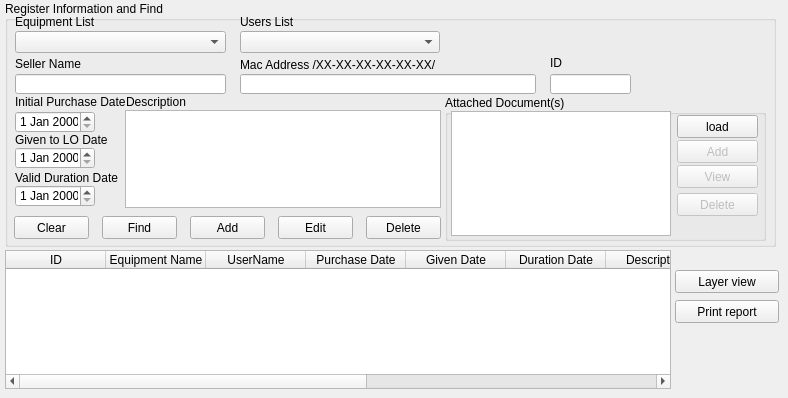
   <widget class="QWidget" name="Equipmentlist">
    <attribute name="title">
     <string>Equipment List</string>
    </attribute>
    <widget class="QTableWidget" name="equipment_twidget">
     <property name="geometry">
      <rect>
       <x>5</x>
       <y>250</y>
       <width>666</width>
       <height>139</height>
      </rect>
     </property>
     <column>
      <property name="text">
       <string>ID</string>
      </property>
     </column>
     <column>
      <property name="text">
       <string>Equipment Name</string>
      </property>
     </column>
     <column>
      <property name="text">
       <string>UserName</string>
      </property>
     </column>
     <column>
      <property name="text">
       <string>Purchase Date</string>
      </property>
     </column>
     <column>
      <property name="text">
       <string>Given Date</string>
      </property>
     </column>
     <column>
      <property name="text">
       <string>Duration Date</string>
      </property>
     </column>
     <column>
      <property name="text">
       <string>Description</string>
      </property>
     </column>
     <column>
      <property name="text">
       <string>Mac Address</string>
      </property>
     </column>
     <column>
      <property name="text">
       <string>Seller Name</string>
      </property>
     </column>
     <column>
      <property name="text">
       <string>Aimag</string>
      </property>
     </column>
     <column>
      <property name="text">
       <string>Soum</string>
      </property>
     </column>
    </widget>
    <widget class="QGroupBox" name="groupBox_15">
     <property name="geometry">
      <rect>
       <x>5</x>
       <y>1</y>
       <width>771</width>
       <height>246</height>
      </rect>
     </property>
     <property name="title">
      <string>Register Information and Find</string>
     </property>
     <widget class="QLabel" name="label_40">
      <property name="geometry">
       <rect>
        <x>235</x>
        <y>13</y>
        <width>200</width>
        <height>16</height>
       </rect>
      </property>
      <property name="text">
       <string>Users List</string>
      </property>
     </widget>
     <widget class="QLineEdit" name="id_equipment_edit">
      <property name="geometry">
       <rect>
        <x>545</x>
        <y>73</y>
        <width>81</width>
        <height>20</height>
       </rect>
      </property>
      <property name="readOnly">
       <bool>true</bool>
      </property>
     </widget>
     <widget class="QLabel" name="label_15">
      <property name="geometry">
       <rect>
        <x>10</x>
        <y>131</y>
        <width>106</width>
        <height>16</height>
       </rect>
      </property>
      <property name="text">
       <string>Given to LO Date</string>
      </property>
     </widget>
     <widget class="QDateEdit" name="given_date">
      <property name="geometry">
       <rect>
        <x>10</x>
        <y>146</y>
        <width>80</width>
        <height>22</height>
       </rect>
      </property>
     </widget>
     <widget class="QDateEdit" name="duration_date">
      <property name="geometry">
       <rect>
        <x>10</x>
        <y>184</y>
        <width>80</width>
        <height>22</height>
       </rect>
      </property>
     </widget>
     <widget class="QGroupBox" name="documents_groupbox">
      <property name="geometry">
       <rect>
        <x>440</x>
        <y>94</y>
        <width>321</width>
        <height>146</height>
       </rect>
      </property>
      <property name="title">
       <string>Attached Document(s)</string>
      </property>
      <widget class="QListWidget" name="equipment_doc_twidget">
       <property name="geometry">
        <rect>
         <x>6</x>
         <y>16</y>
         <width>220</width>
         <height>125</height>
        </rect>
       </property>
       <property name="editTriggers">
        <set>QAbstractItemView::NoEditTriggers</set>
       </property>
      </widget>
      <widget class="QPushButton" name="add_equip_doc_button">
       <property name="enabled">
        <bool>false</bool>
       </property>
       <property name="geometry">
        <rect>
         <x>232</x>
         <y>45</y>
         <width>81</width>
         <height>23</height>
        </rect>
       </property>
       <property name="text">
        <string>Add</string>
       </property>
      </widget>
      <widget class="QPushButton" name="delete_equip_doc_button">
       <property name="enabled">
        <bool>false</bool>
       </property>
       <property name="geometry">
        <rect>
         <x>232</x>
         <y>98</y>
         <width>81</width>
         <height>23</height>
        </rect>
       </property>
       <property name="text">
        <string>Delete</string>
       </property>
      </widget>
      <widget class="QPushButton" name="view_equip_doc_button">
       <property name="enabled">
        <bool>false</bool>
       </property>
       <property name="geometry">
        <rect>
         <x>232</x>
         <y>70</y>
         <width>81</width>
         <height>23</height>
        </rect>
       </property>
       <property name="text">
        <string>View</string>
       </property>
      </widget>
      <widget class="QPushButton" name="load_equip_doc_button">
       <property name="enabled">
        <bool>true</bool>
       </property>
       <property name="geometry">
        <rect>
         <x>232</x>
         <y>20</y>
         <width>81</width>
         <height>23</height>
        </rect>
       </property>
       <property name="text">
        <string>load</string>
       </property>
      </widget>
     </widget>
     <widget class="QLabel" name="label_41">
      <property name="geometry">
       <rect>
        <x>10</x>
        <y>55</y>
        <width>200</width>
        <height>16</height>
       </rect>
      </property>
      <property name="text">
       <string>Seller Name</string>
      </property>
     </widget>
     <widget class="QComboBox" name="equipment_list_cbox">
      <property name="geometry">
       <rect>
        <x>10</x>
        <y>30</y>
        <width>211</width>
        <height>22</height>
       </rect>
      </property>
     </widget>
     <widget class="QDateEdit" name="initial_date">
      <property name="geometry">
       <rect>
        <x>10</x>
        <y>110</y>
        <width>80</width>
        <height>22</height>
       </rect>
      </property>
     </widget>
     <widget class="QLineEdit" name="seller_name_edit">
      <property name="geometry">
       <rect>
        <x>10</x>
        <y>73</y>
        <width>211</width>
        <height>20</height>
       </rect>
      </property>
     </widget>
     <widget class="QPushButton" name="add_equipment_button">
      <property name="geometry">
       <rect>
        <x>185</x>
        <y>215</y>
        <width>75</width>
        <height>23</height>
       </rect>
      </property>
      <property name="text">
       <string>Add</string>
      </property>
     </widget>
     <widget class="QLineEdit" name="mac_address_edit">
      <property name="geometry">
       <rect>
        <x>235</x>
        <y>73</y>
        <width>296</width>
        <height>20</height>
       </rect>
      </property>
     </widget>
     <widget class="QPushButton" name="delete_equipment_button">
      <property name="geometry">
       <rect>
        <x>361</x>
        <y>215</y>
        <width>75</width>
        <height>23</height>
       </rect>
      </property>
      <property name="text">
       <string>Delete</string>
      </property>
     </widget>
     <widget class="QTextEdit" name="equipment_desc_text">
      <property name="geometry">
       <rect>
        <x>120</x>
        <y>109</y>
        <width>316</width>
        <height>98</height>
       </rect>
      </property>
     </widget>
     <widget class="QLabel" name="label_39">
      <property name="geometry">
       <rect>
        <x>10</x>
        <y>13</y>
        <width>200</width>
        <height>16</height>
       </rect>
      </property>
      <property name="text">
       <string>Equipment List</string>
      </property>
     </widget>
     <widget class="QPushButton" name="edit_equipment_button">
      <property name="geometry">
       <rect>
        <x>273</x>
        <y>215</y>
        <width>75</width>
        <height>23</height>
       </rect>
      </property>
      <property name="text">
       <string>Edit</string>
      </property>
     </widget>
     <widget class="QLabel" name="label_38">
      <property name="geometry">
       <rect>
        <x>10</x>
        <y>169</y>
        <width>116</width>
        <height>16</height>
       </rect>
      </property>
      <property name="text">
       <string>Valid Duration Date</string>
      </property>
     </widget>
     <widget class="QLabel" name="label_44">
      <property name="geometry">
       <rect>
        <x>545</x>
        <y>55</y>
        <width>46</width>
        <height>13</height>
       </rect>
      </property>
      <property name="text">
       <string>ID</string>
      </property>
     </widget>
     <widget class="QComboBox" name="users_list_cbox">
      <property name="geometry">
       <rect>
        <x>235</x>
        <y>30</y>
        <width>200</width>
        <height>22</height>
       </rect>
      </property>
     </widget>
     <widget class="QLabel" name="label_43">
      <property name="geometry">
       <rect>
        <x>235</x>
        <y>56</y>
        <width>296</width>
        <height>16</height>
       </rect>
      </property>
      <property name="text">
       <string>Mac Address /XX-XX-XX-XX-XX-XX/</string>
      </property>
     </widget>
     <widget class="QLabel" name="label_42">
      <property name="geometry">
       <rect>
        <x>121</x>
        <y>93</y>
        <width>161</width>
        <height>16</height>
       </rect>
      </property>
      <property name="text">
       <string>Description</string>
      </property>
     </widget>
     <widget class="QLabel" name="label_14">
      <property name="geometry">
       <rect>
        <x>10</x>
        <y>93</y>
        <width>111</width>
        <height>16</height>
       </rect>
      </property>
      <property name="text">
       <string>Initial Purchase Date</string>
      </property>
     </widget>
     <widget class="QPushButton" name="clear_button">
      <property name="geometry">
       <rect>
        <x>9</x>
        <y>215</y>
        <width>75</width>
        <height>23</height>
       </rect>
      </property>
      <property name="text">
       <string>Clear</string>
      </property>
     </widget>
     <widget class="QPushButton" name="find_button">
      <property name="geometry">
       <rect>
        <x>97</x>
        <y>215</y>
        <width>75</width>
        <height>23</height>
       </rect>
      </property>
      <property name="text">
       <string>Find</string>
      </property>
     </widget>
    </widget>
    <widget class="QPushButton" name="layer_view_button">
     <property name="geometry">
      <rect>
       <x>675</x>
       <y>270</y>
       <width>104</width>
       <height>23</height>
      </rect>
     </property>
     <property name="text">
      <string>Layer view</string>
     </property>
    </widget>
    <widget class="QPushButton" name="print_button">
     <property name="geometry">
      <rect>
       <x>675</x>
       <y>300</y>
       <width>104</width>
       <height>23</height>
      </rect>
     </property>
     <property name="text">
      <string>Print report</string>
     </property>
    </widget>
   </widget>
